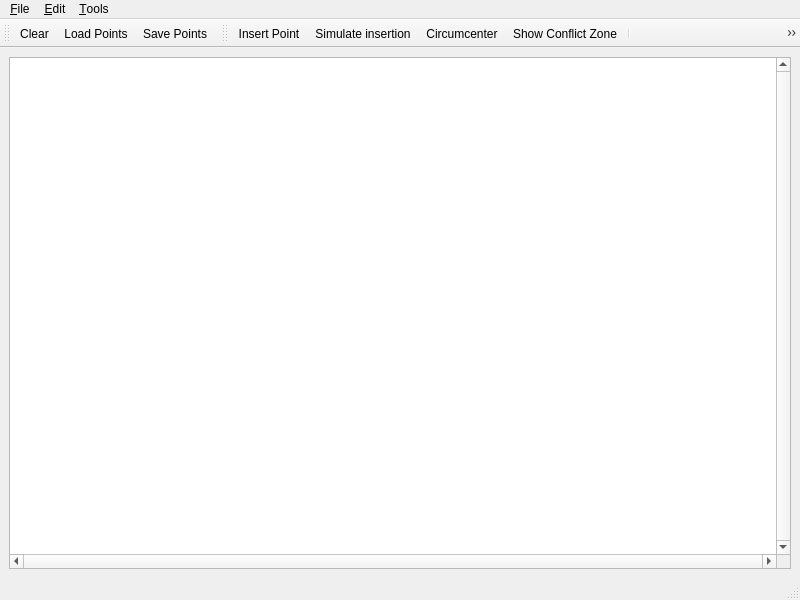
<?xml version="1.0" encoding="UTF-8"?>
<ui version="4.0">
 <author>GeometryFactory</author>
 <class>Delaunay_triangulation_2</class>
 <widget class="QMainWindow" name="Delaunay_triangulation_2">
  <property name="geometry">
   <rect>
    <x>0</x>
    <y>0</y>
    <width>800</width>
    <height>600</height>
   </rect>
  </property>
  <property name="windowTitle">
   <string>CGAL Delaunay Triangulation</string>
  </property>
  <property name="windowIcon">
   <iconset resource="../resources/CGAL.qrc">
    <normaloff>:/cgal/logos/cgal_icon</normaloff>:/cgal/logos/cgal_icon</iconset>
  </property>
  <widget class="QWidget" name="centralwidget">
   <layout class="QGridLayout">
    <item row="0" column="0">
     <widget class="QGraphicsView" name="graphicsView">
      <property name="focusPolicy">
       <enum>Qt::StrongFocus</enum>
      </property>
      <property name="verticalScrollBarPolicy">
       <enum>Qt::ScrollBarAlwaysOn</enum>
      </property>
      <property name="horizontalScrollBarPolicy">
       <enum>Qt::ScrollBarAlwaysOn</enum>
      </property>
      <property name="transformationAnchor">
       <enum>QGraphicsView::NoAnchor</enum>
      </property>
     </widget>
    </item>
   </layout>
  </widget>
  <widget class="QStatusBar" name="statusbar"/>
  <widget class="QToolBar" name="fileToolBar">
   <property name="windowTitle">
    <string>File Tools</string>
   </property>
   <attribute name="toolBarArea">
    <enum>TopToolBarArea</enum>
   </attribute>
   <attribute name="toolBarBreak">
    <bool>false</bool>
   </attribute>
   <addaction name="actionClear"/>
   <addaction name="actionLoadPoints"/>
   <addaction name="actionSavePoints"/>
  </widget>
  <widget class="QToolBar" name="toolBar">
   <property name="windowTitle">
    <string>Visualization Tools</string>
   </property>
   <attribute name="toolBarArea">
    <enum>TopToolBarArea</enum>
   </attribute>
   <attribute name="toolBarBreak">
    <bool>false</bool>
   </attribute>
   <addaction name="actionInsertPoint"/>
   <addaction name="actionMovingPoint"/>
   <addaction name="actionCircumcenter"/>
   <addaction name="actionShowConflictZone"/>
   <addaction name="separator"/>
   <addaction name="actionShowDelaunay"/>
   <addaction name="actionShowVoronoi"/>
   <addaction name="separator"/>
   <addaction name="actionShowMAP"/>
   <addaction name="actionHoleDetection"/>
   <addaction name="separator"/>
  </widget>
  <widget class="QMenuBar" name="menubar">
   <property name="geometry">
    <rect>
     <x>0</x>
     <y>0</y>
     <width>800</width>
     <height>21</height>
    </rect>
   </property>
   <widget class="QMenu" name="menuFile">
    <property name="title">
     <string>&amp;File</string>
    </property>
    <addaction name="separator"/>
    <addaction name="actionClear"/>
    <addaction name="actionLoadPoints"/>
    <addaction name="actionSavePoints"/>
    <addaction name="separator"/>
    <addaction name="actionQuit"/>
   </widget>
   <widget class="QMenu" name="menuEdit">
    <property name="title">
     <string>&amp;Edit</string>
    </property>
    <addaction name="actionInsertRandomPoints"/>
   </widget>
   <widget class="QMenu" name="menuTools">
    <property name="title">
     <string>&amp;Tools</string>
    </property>
    <addaction name="actionInsertPoint"/>
    <addaction name="actionMovingPoint"/>
    <addaction name="actionCircumcenter"/>
    <addaction name="actionShowConflictZone"/>
    <addaction name="separator"/>
    <addaction name="actionShowDelaunay"/>
    <addaction name="actionShowVoronoi"/>
    <addaction name="actionShowMAP"/>
    <addaction name="actionHoleDetection"/>
    <addaction name="separator"/>
   </widget>
   <addaction name="menuFile"/>
   <addaction name="menuEdit"/>
   <addaction name="menuTools"/>
  </widget>
  <action name="actionAbout">
   <property name="text">
    <string>&amp;About</string>
   </property>
  </action>
  <action name="actionAboutCGAL">
   <property name="text">
    <string>About &amp;CGAL</string>
   </property>
  </action>
  <action name="actionQuit">
   <property name="text">
    <string>&amp;Quit</string>
   </property>
   <property name="shortcut">
    <string>Ctrl+Q</string>
   </property>
  </action>
  <action name="actionInsertRandomPoints">
   <property name="text">
    <string>&amp;Insert random points</string>
   </property>
   <property name="shortcut">
    <string>Ctrl+I</string>
   </property>
  </action>
  <action name="actionMovingPoint">
   <property name="checkable">
    <bool>true</bool>
   </property>
   <property name="icon">
    <iconset resource="Delaunay_triangulation_2.qrc">
     <normaloff>:/cgal/Actions/icons/moving_point.png</normaloff>:/cgal/Actions/icons/moving_point.png</iconset>
   </property>
   <property name="text">
    <string>&amp;Simulate insertion</string>
   </property>
   <property name="toolTip">
    <string comment="The comment">Simulate Insertion</string>
   </property>
   <property name="statusTip">
    <string comment="and its comment">Move mouse with left button pressed to see where point would be inserted</string>
   </property>
   <property name="whatsThis">
    <string comment="what">whats this</string>
   </property>
  </action>
  <action name="actionInsertPoint">
   <property name="checkable">
    <bool>true</bool>
   </property>
   <property name="checked">
    <bool>false</bool>
   </property>
   <property name="icon">
    <iconset>
     <normaloff>:/cgal/Input/inputPoint.png</normaloff>:/cgal/Input/inputPoint.png</iconset>
   </property>
   <property name="text">
    <string>&amp;Insert Point</string>
   </property>
   <property name="toolTip">
    <string>Insert Point</string>
   </property>
   <property name="statusTip">
    <string>Left: Insert vtx</string>
   </property>
  </action>
  <action name="actionClear">
   <property name="icon">
    <iconset resource="../icons/File.qrc">
     <normaloff>:/cgal/fileToolbar/fileNew.png</normaloff>:/cgal/fileToolbar/fileNew.png</iconset>
   </property>
   <property name="text">
    <string>&amp;Clear</string>
   </property>
   <property name="shortcut">
    <string>Ctrl+C</string>
   </property>
  </action>
  <action name="actionShowVoronoi">
   <property name="checkable">
    <bool>true</bool>
   </property>
   <property name="checked">
    <bool>false</bool>
   </property>
   <property name="icon">
    <iconset resource="../icons/Triangulation_2.qrc">
     <normaloff>:/cgal/Triangulation_2/Voronoi_diagram_2.png</normaloff>:/cgal/Triangulation_2/Voronoi_diagram_2.png</iconset>
   </property>
   <property name="text">
    <string>Show &amp;Voronoi Diagram</string>
   </property>
   <property name="shortcut">
    <string>Ctrl+V</string>
   </property>
  </action>
  <action name="actionShowDelaunay">
   <property name="checkable">
    <bool>true</bool>
   </property>
   <property name="icon">
    <iconset resource="Delaunay_triangulation_2.qrc">
     <normaloff>:/cgal/Actions/icons/triangulation.png</normaloff>:/cgal/Actions/icons/triangulation.png</iconset>
   </property>
   <property name="text">
    <string>Show &amp;Delaunay Triangulation</string>
   </property>
   <property name="shortcut">
    <string>Ctrl+D</string>
   </property>
  </action>
  <action name="actionLoadPoints">
   <property name="icon">
    <iconset resource="../icons/File.qrc">
     <normaloff>:/cgal/fileToolbar/fileOpen.png</normaloff>:/cgal/fileToolbar/fileOpen.png</iconset>
   </property>
   <property name="text">
    <string>&amp;Load Points...</string>
   </property>
   <property name="shortcut">
    <string>Ctrl+L</string>
   </property>
  </action>
  <action name="actionSavePoints">
   <property name="icon">
    <iconset resource="../icons/File.qrc">
     <normaloff>:/cgal/fileToolbar/fileSave.png</normaloff>:/cgal/fileToolbar/fileSave.png</iconset>
   </property>
   <property name="text">
    <string>&amp;Save Points...</string>
   </property>
   <property name="shortcut">
    <string>Ctrl+S</string>
   </property>
  </action>
  <action name="actionCircumcenter">
   <property name="checkable">
    <bool>true</bool>
   </property>
   <property name="icon">
    <iconset resource="Delaunay_triangulation_2.qrc">
     <normaloff>:/cgal/Actions/icons/circumcenter.png</normaloff>:/cgal/Actions/icons/circumcenter.png</iconset>
   </property>
   <property name="text">
    <string>&amp;Circumcenter</string>
   </property>
   <property name="toolTip">
    <string>Draw circumcenter</string>
   </property>
  </action>
  <action name="actionShowMAP">
   <property name="checkable">
    <bool>true</bool>
   </property>
   <property name="icon">
    <iconset resource="Delaunay_triangulation_2.qrc">
     <normaloff>:/cgal/Actions/icons/map.png</normaloff>:/cgal/Actions/icons/map.png</iconset>
   </property>
   <property name="text">
    <string>Boundary Detetor</string>
   </property>
   <property name="toolTip">
    <string>&lt;!DOCTYPE HTML PUBLIC &quot;-//W3C//DTD HTML 4.0//EN&quot; &quot;http://www.w3.org/TR/REC-html40/strict.dtd&quot;&gt;
&lt;html&gt;&lt;head&gt;&lt;meta name=&quot;qrichtext&quot; content=&quot;1&quot; /&gt;&lt;style type=&quot;text/css&quot;&gt;
p, li { white-space: pre-wrap; }
&lt;/style&gt;&lt;/head&gt;&lt;body style=&quot; font-family:'MS Shell Dlg 2'; font-size:8.25pt; font-weight:400; font-style:normal;&quot;&gt;
&lt;p style=&quot; margin-top:0px; margin-bottom:0px; margin-left:0px; margin-right:0px; -qt-block-indent:0; text-indent:0px;&quot;&gt;&lt;span style=&quot; font-weight:600; color:#00aa00;&quot;&gt;Shape reconstruction&lt;/span&gt;&lt;/p&gt;&lt;/body&gt;&lt;/html&gt;</string>
   </property>
   <property name="shortcut">
    <string>Ctrl+R</string>
   </property>
  </action>
  <action name="actionShowConflictZone">
   <property name="checkable">
    <bool>true</bool>
   </property>
   <property name="icon">
    <iconset resource="Delaunay_triangulation_2.qrc">
     <normaloff>:/cgal/Actions/icons/conflict_zone.png</normaloff>:/cgal/Actions/icons/conflict_zone.png</iconset>
   </property>
   <property name="text">
    <string>Show Conflict Zone</string>
   </property>
  </action>
  <action name="actionHoleDetection">
   <property name="checkable">
    <bool>true</bool>
   </property>
   <property name="icon">
    <iconset resource="Delaunay_triangulation_2.qrc">
     <normaloff>:/cgal/Actions/icons/circle.png</normaloff>:/cgal/Actions/icons/circle.png</iconset>
   </property>
   <property name="text">
    <string>Hole detector</string>
   </property>
   <property name="toolTip">
    <string>&lt;!DOCTYPE HTML PUBLIC &quot;-//W3C//DTD HTML 4.0//EN&quot; &quot;http://www.w3.org/TR/REC-html40/strict.dtd&quot;&gt;
&lt;html&gt;&lt;head&gt;&lt;meta name=&quot;qrichtext&quot; content=&quot;1&quot; /&gt;&lt;style type=&quot;text/css&quot;&gt;
p, li { white-space: pre-wrap; }
&lt;/style&gt;&lt;/head&gt;&lt;body style=&quot; font-family:'MS Shell Dlg 2'; font-size:8.25pt; font-weight:400; font-style:normal;&quot;&gt;
&lt;p style=&quot; margin-top:0px; margin-bottom:0px; margin-left:0px; margin-right:0px; -qt-block-indent:0; text-indent:0px;&quot;&gt;&lt;span style=&quot; font-weight:600; color:#00aa00;&quot;&gt;Curve reconstruction&lt;/span&gt;&lt;/p&gt;&lt;/body&gt;&lt;/html&gt;</string>
   </property>
  </action>
 </widget>
 <resources>
  <include location="Delaunay_triangulation_2.qrc"/>
  <include location="../icons/File.qrc"/>
  <include location="../resources/CGAL.qrc"/>
  <include location="../icons/Triangulation_2.qrc"/>
 </resources>
 <connections/>
</ui>
